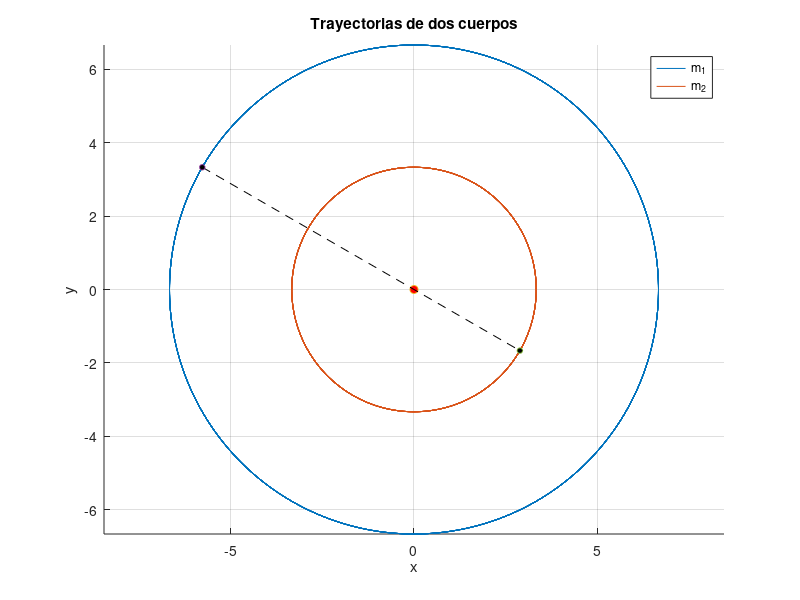

Reproduce this figure in MATLAB.
m1=1; %masas
m2=2*m1;

%trayectorias en el sistema CM
t=1:3600;
radio=10;

x1=radio.*cos(t*pi/180)*m2/(m1+m2);
y1=radio.*sin(t*pi/180)*m2/(m1+m2);
x2=-radio.*cos(t*pi/180)*m1/(m1+m2);
y2=-radio.*sin(t*pi/180)*m1/(m1+m2);
hold on
plot(x1,y1)
plot(x2,y2)
plot(0,0,'o','markersize',6,'markerfacecolor','r') %centro masas

%posición de los cuerpos
pos=150;
line([x1(pos),x2(pos)],[y1(pos),y2(pos)],'lineStyle','--', 'color','k')
plot(x1(pos),y1(pos),'o','markersize',4,'markerfacecolor','k')
plot(x2(pos),y2(pos),'o','markersize',4,'markerfacecolor','k')
hold off
axis equal
grid on
legend('m_1','m_2')
xlabel('x')
ylabel('y')
title('Trayectorias de dos cuerpos')
